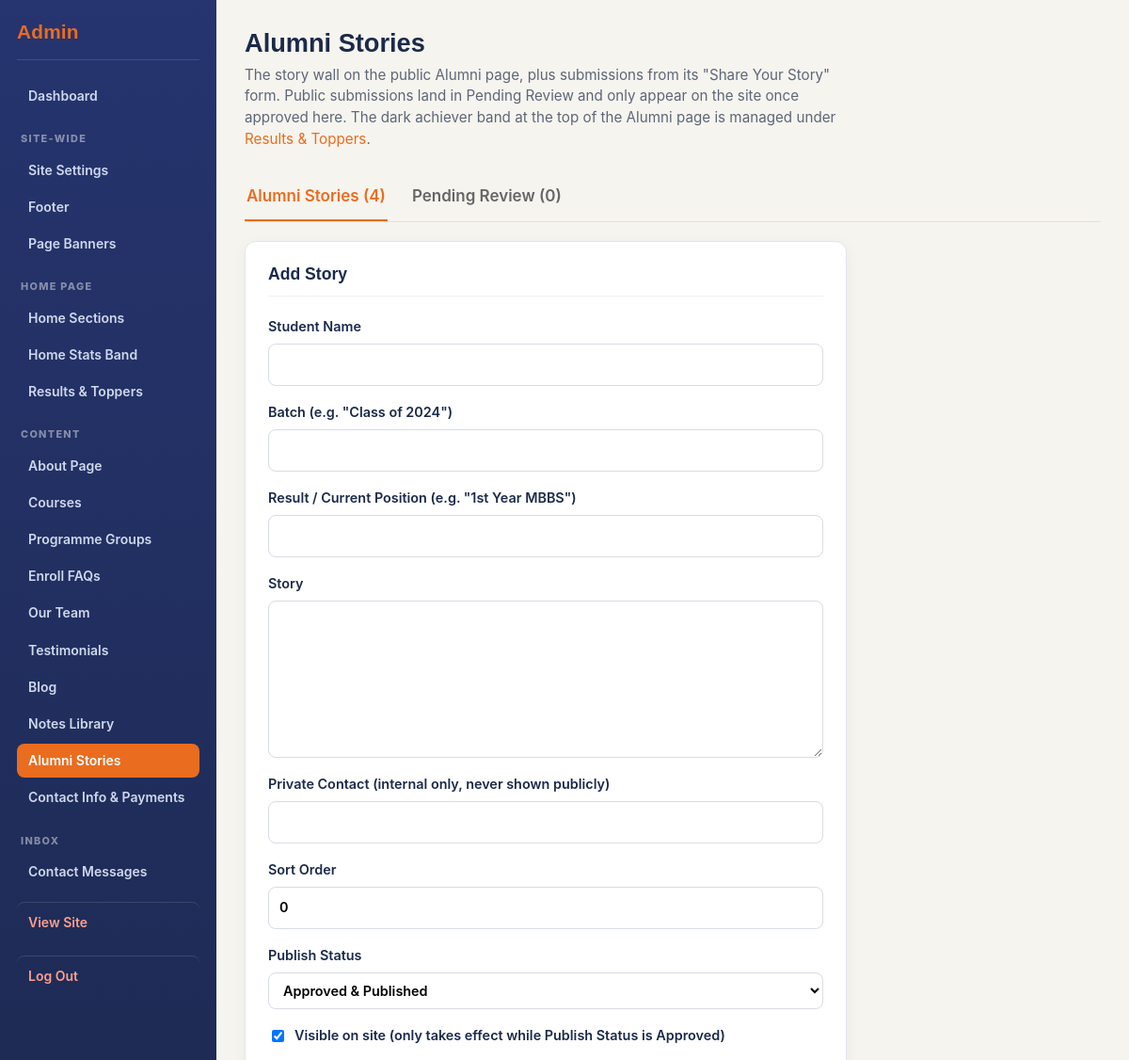
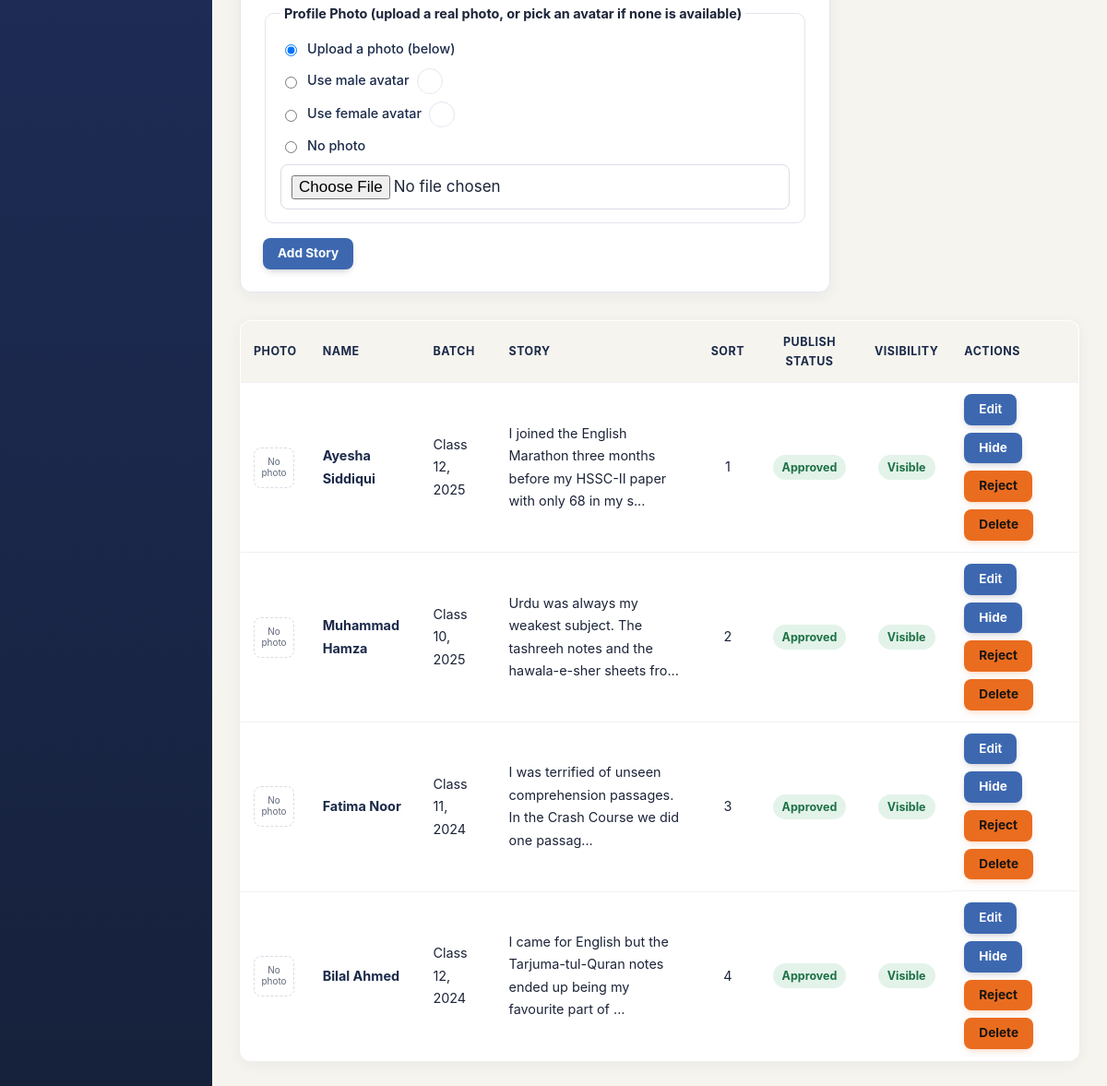
Page /admin/alumni.php (signed in) on the committed database (2 pictures, top to bottom).
### tables this page shows
CREATE TABLE alumni (
    id INT AUTO_INCREMENT PRIMARY KEY,
    name VARCHAR(150) NOT NULL,
    achievement VARCHAR(200),
    batch_info VARCHAR(100),
    photo VARCHAR(255),
    story TEXT,
    contact VARCHAR(150),
    sort_order INT NOT NULL DEFAULT 0,
    is_active TINYINT(1) NOT NULL DEFAULT 1,
    status ENUM('pending', 'approved', 'rejected') NOT NULL DEFAULT 'approved'
);

### admin/alumni.php (the view, shortened to what this page needs)
<?php
require_once __DIR__ . '/partials/header.php';
$db = getDb();
$editing = null;
$validTabs = ['stories', 'pending'];
$activeTab = $editing ? 'stories' : (in_array($_GET['tab'] ?? '', $validTabs, true) ? $_GET['tab'] : 'stories');
$storiesReviewed = $db->query("SELECT * FROM alumni WHERE status IN ('approved','rejected') ORDER BY sort_order, id")->fetchAll();
$pending = $db->query("SELECT * FROM alumni WHERE status = 'pending' ORDER BY id DESC")->fetchAll();
$tabLabels = [
    'stories' => 'Alumni Stories',
    'pending' => 'Pending Review',
];
$tabCounts = [
    'stories' => count($storiesReviewed),
    'pending' => count($pending),
];
?>
<h1>Alumni Stories</h1>
<p class="admin-page-intro">The story wall on the public Alumni page, plus submissions from its "Share Your Story" form. Public submissions land in Pending Review and only appear on the site once approved here. The dark achiever band at the top of the Alumni page is managed under <a href="home-track-record.php">Results &amp; Toppers</a>.</p>
<div class="admin-tabs">
  <?php foreach ($tabLabels as $key => $label): ?>
    <button type="button" class="admin-tab-btn<?= $activeTab === $key ? ' active' : '' ?>" data-tab="<?= e($key) ?>">
      <?= e($label) ?> (<?= $tabCounts[$key] ?>)
    </button>
  <?php endforeach; ?>
</div>
<div data-tab-panel="stories"<?= $activeTab === 'stories' ? '' : ' hidden' ?>>
  <form method="post" enctype="multipart/form-data" class="admin-form">
    <h2><?= $editing ? 'Edit Story' : 'Add Story' ?></h2>
    <label>Student Name
      <input type="text" name="name" value="<?= e($editing['name'] ?? '') ?>" required>
    </label>
    <label>Batch (e.g. "Class of 2024")
      <input type="text" name="batch_info" value="<?= e($editing['batch_info'] ?? '') ?>">
    </label>
    <label>Result / Current Position (e.g. "1st Year MBBS")
      <input type="text" name="achievement" value="<?= e($editing['achievement'] ?? '') ?>">
    </label>
    <label>Story
      <textarea name="story" rows="6" required><?= e($editing['story'] ?? '') ?></textarea>
    </label>
    <label>Private Contact (internal only, never shown publicly)
      <input type="text" name="contact" value="<?= e($editing['contact'] ?? '') ?>">
    </label>
    <label>Sort Order
      <input type="number" name="sort_order" value="<?= (int)($editing['sort_order'] ?? 0) ?>">
    </label>
    <label>Publish Status
      <select name="status">
        <option value="approved" <?= (!$editing || $editing['status'] === 'approved') ? 'selected' : '' ?>>Approved &amp; Published</option>
      </select>
    </label>
    <label class="checkbox-label">
      <input type="checkbox" name="is_active" <?= (!$editing || $editing['is_active']) ? 'checked' : '' ?>>
      Visible on site (only takes effect while Publish Status is Approved)
    </label>
    <?= renderPhotoChoiceField('photo_choice', 'photo', $editing['photo'] ?? null, 'Profile Photo (upload a real photo, or pick an avatar if none is available)') ?>
    <button type="submit"><?= $editing ? 'Update Story' : 'Add Story' ?></button>
  </form>
  <table class="admin-table">
    <thead>
      <tr><th>Photo</th><th>Name</th><th>Batch</th><th>Story</th><th class="col-center">Sort</th><th class="col-center">Publish Status</th><th class="col-center">Visibility</th><th>Actions</th></tr>
    </thead>
    <tbody>
      <?php foreach ($storiesReviewed as $s): ?>
        <tr>
          <td>
            <?php if (!empty($s['photo'])): ?>
              <img src="../<?= e($s['photo']) ?>" alt="" class="table-thumb">
            <?php else: ?>
              <span class="table-thumb-placeholder">No photo</span>
            <?php endif; ?>
          </td>
          <td class="cell-title"><?= e($s['name']) ?></td>
          <td><?= e($s['batch_info']) ?></td>
          <td><?= e(mb_strimwidth((string)$s['story'], 0, 90, '...')) ?></td>
          <td class="col-center"><?= (int)$s['sort_order'] ?></td>
          <td class="col-center">
            <span class="status-badge <?= $s['status'] === 'approved' ? 'status-published' : 'status-rejected' ?>"><?= $s['status'] === 'approved' ? 'Approved' : 'Rejected' ?></span>
          </td>
          <td class="col-center">
            <span class="status-badge <?= $s['is_active'] ? 'status-published' : 'status-draft' ?>"><?= $s['is_active'] ? 'Visible' : 'Hidden' ?></span>
          </td>
          <td class="actions-cell">
            <a href="alumni.php?tab=stories&edit=<?= (int)$s['id'] ?>">Edit</a>
            <?php if ($s['status'] === 'approved'): ?>
              <form method="post" class="inline-form">
                <button type="submit" class="link-button"><?= $s['is_active'] ? 'Hide' : 'Show' ?></button>
              </form>
              <form method="post" class="inline-form" onsubmit="return confirm('Reject this story? It will be removed from the public site.');">
                <button type="submit" class="link-button link-button-danger">Reject</button>
              </form>
            <?php endif; ?>
            <form method="post" class="inline-form" onsubmit="return confirm('Delete this story permanently?');">
              <button type="submit" class="link-button link-button-danger">Delete</button>
            </form>
          </td>
        </tr>
      <?php endforeach; ?>
    </tbody>
  </table>
</div>
<?php require_once __DIR__ . '/partials/footer.php'; ?>

### assets/css/admin.css (style rules this page uses)
.admin-body { background: var(--bg, #f4f5f8); margin: 0; font-family: 'Inter', -apple-system, BlinkMacSystemFont, "Segoe UI", sans-serif; }
.admin-content h1 { font-family: 'Manrope', sans-serif; color: var(--navy, #1B2A4A); font-size: 1.7rem; font-weight: 800; margin: 0 0 6px; }
.admin-content > p:first-of-type { color: var(--muted, #5D6678); font-size: 0.95rem; margin: 0 0 24px; max-width: 640px; }
.admin-page-intro { color: #6b7280; font-size: 0.92rem; line-height: 1.5; margin: 0 0 22px; max-width: 680px; }
.admin-form { display: flex; flex-direction: column; gap: 16px; background: #fff; border: 1px solid #e2e6ee; border-radius: 12px; padding: 24px; margin-bottom: 30px; max-width: 640px; box-shadow: 0 4px 16px rgba(30,42,102,.05); }
.admin-form h2 { font-family: 'Manrope', sans-serif; color: var(--navy, #1B2A4A); font-size: 1.1rem; margin: 0 0 4px; padding-bottom: 12px; border-bottom: 1px solid #edf0f5; }
.admin-form label { display: flex; flex-direction: column; gap: 6px; font-weight: 600; font-size: 0.9rem; color: var(--navy, #1B2A4A); }
.admin-form input[type="text"], .admin-form input[type="email"], .admin-form input[type="tel"], .admin-form input[type="number"], .admin-form input[type="file"], .admin-form input[type="color"], .admin-form select, .admin-form textarea { font: inherit; padding: 9px 11px; border: 1.5px solid #d8dce6; border-radius: 8px; background: #fff; transition: border-color .2s ease, box-shadow .2s ease; }
.checkbox-label { flex-direction: row !important; align-items: center; gap: 8px !important; }
.admin-form button[type="submit"], .admin-body button[type="submit"], .login-box button, .button-secondary, .btn-draft, .actions-cell > a, .link-button { display: inline-flex; align-items: center; justify-content: center; gap: 6px; padding: 8px 16px; border: none; border-radius: 8px; font: inherit; font-size: 0.85rem; font-weight: 700; line-height: 1.3; text-decoration: none; white-space: nowrap; cursor: pointer; background: var(--nn-blue, #3D68B0); color: #fff; box-shadow: 0 3px 10px -4px rgba(18,25,56,.4); transition: filter .15s ease, transform .15s ease, box-shadow .15s ease; }
.admin-form button[type="submit"], .admin-body button[type="submit"], .login-box button, .button-secondary, .btn-draft { align-self: flex-start; }
.button-secondary, .admin-body button.btn-draft, .admin-body button.link-button.link-button-danger { background: var(--orange, #EA6C1F); color: #18140f; box-shadow: 0 3px 10px -4px rgba(234,108,31,.5); }
.admin-table { width: 100%; border-collapse: collapse; background: #fff; border: 1px solid #e2e6ee; border-radius: 12px; overflow: hidden; box-shadow: 0 4px 16px rgba(30,42,102,.05); }
.admin-table th, .admin-table td { padding: 12px 14px; border-bottom: 1px solid #eef0f5; text-align: left; font-size: 0.9rem; vertical-align: middle; }
.admin-table th { background: var(--bg, #f4f5f8); color: var(--navy, #1B2A4A); font-weight: 700; font-size: 0.78rem; letter-spacing: .04em; text-transform: uppercase; }
.admin-table tr:last-child td { border-bottom: none; }
.admin-table td a { font-weight: 600; }
.inline-form { display: inline-block; margin: 0 0 0 10px; }
.admin-form textarea { resize: vertical; font-family: inherit; }
.status-badge { display: inline-block; padding: 3px 10px; border-radius: 999px; font-size: 0.78rem; font-weight: 700; }
.status-badge.status-published { background: #e3f3ea; color: #1e7145; }
.actions-cell { display: flex; gap: 8px; align-items: center; flex-wrap: wrap; }
.actions-cell .inline-form { display: contents; }
.admin-tabs { display: flex; gap: 24px; margin-bottom: 20px; border-bottom: 1px solid #e2e2e2; }
.admin-tab-btn { background: none; border: none; border-bottom: 2px solid transparent; padding: 10px 2px; font: inherit; font-weight: 600; color: #666; cursor: pointer; }
.admin-tab-btn.active { color: var(--orange, #EA6C1F); border-bottom-color: var(--orange, #EA6C1F); }
.table-thumb-placeholder { display: inline-flex; align-items: center; justify-content: center; width: 44px; height: 44px; border-radius: 8px; border: 1px dashed #d8dce6; color: var(--muted, #5D6678); font-size: 0.62rem; text-align: center; line-height: 1.2; padding: 2px; }
.admin-table td.col-center, .admin-table th.col-center { text-align: center; }
.admin-table td.cell-title { font-weight: 700; color: var(--navy, #1B2A4A); }

### rows in the picture
alumni: shows "No photo", name "Ayesha Siddiqui", batch_info "Class 12, 2025", story "I joined the English Marathon three months before my HSSC-II paper with only 68 in my s...", sort_order "1", status "Approved", is_active "Visible"
alumni: shows "No photo", name "Muhammad Hamza", batch_info "Class 10, 2025", story "Urdu was always my weakest subject. The tashreeh notes and the hawala-e-sher sheets fro...", sort_order "2", status "Approved", is_active "Visible"
alumni: shows "No photo", name "Fatima Noor", batch_info "Class 11, 2024", story "I was terrified of unseen comprehension passages. In the Crash Course we did one passag...", sort_order "3", status "Approved", is_active "Visible"
alumni: shows "No photo", name "Bilal Ahmed", batch_info "Class 12, 2024", story "I came for English but the Tarjuma-tul-Quran notes ended up being my favourite part of ...", sort_order "4", status "Approved", is_active "Visible"

### other values in the picture
$label "Dashboard"
$groupLabel "SITE-WIDE"
$label "Site Settings"
$label "Footer"
$label "Page Banners"
$groupLabel "HOME PAGE"
$label "Home Sections"
$label "Home Stats Band"
$label "Results & Toppers"
$groupLabel "CONTENT"
$label "About Page"
$label "Courses"
$label "Programme Groups"
$label "Enroll FAQs"
$label "Our Team"
